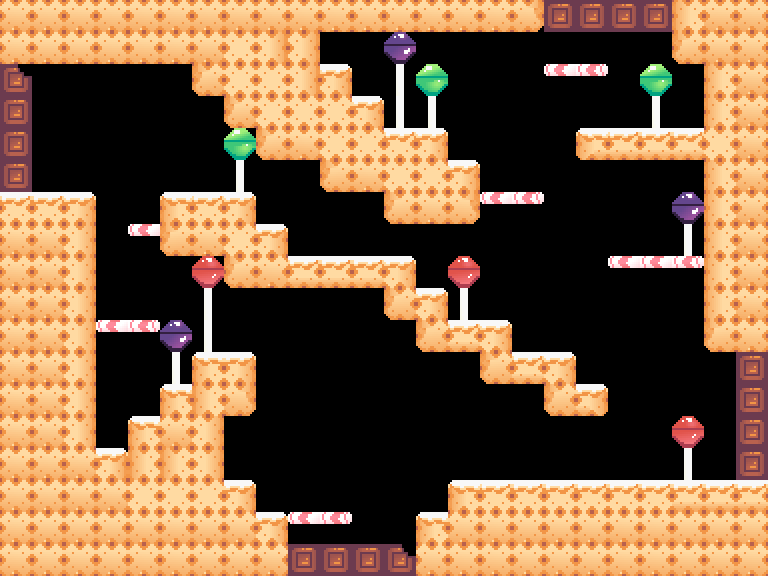

A level layout from a 2D game, rendered from its tile map. Below: a short description, then the map file with tile-grid data replaced by summaries:
An orthogonal 24x18 tile map with 32x32 px tiles, 7 tile layers (decoration, blocks, platforms, upDoor, ...) and 14 objects (8x saw, 2x red, playerSpawnDown, playerSpawnUp, playerSpawnLeft, ...).

<map version="1.5" tiledversion="1.6.0" orientation="orthogonal" renderorder="right-down" width="24" height="18" tilewidth="32" tileheight="32" infinite="0" nextlayerid="11" nextobjectid="30">
 <editorsettings>
  <export target="candyUpRightDownLeft.json" format="json" />
 </editorsettings>
 <tileset firstgid="1" name="candyTileset" tilewidth="32" tileheight="32" tilecount="196" columns="14">
  <image source="candyTileset.png" trans="000000" width="448" height="448" />
  <tile id="0">
   <properties>
    <property name="collides" type="bool" value="true" />
   </properties>
  </tile>
  <tile id="1">
   <properties>
    <property name="collides" type="bool" value="true" />
   </properties>
  </tile>
  <tile id="2">
   <properties>
    <property name="collides" type="bool" value="true" />
   </properties>
  </tile>
  <tile id="3">
   <properties>
    <property name="collides" type="bool" value="true" />
   </properties>
  </tile>
  <tile id="14">
   <properties>
    <property name="collides" type="bool" value="true" />
   </properties>
  </tile>
  <tile id="15">
   <properties>
    <property name="collides" type="bool" value="true" />
   </properties>
  </tile>
  <tile id="16">
   <properties>
    <property name="collides" type="bool" value="true" />
   </properties>
  </tile>
  <tile id="17">
   <properties>
    <property name="collides" type="bool" value="true" />
   </properties>
  </tile>
  <tile id="28">
   <properties>
    <property name="collides" type="bool" value="true" />
   </properties>
  </tile>
  <tile id="29">
   <properties>
    <property name="collides" type="bool" value="true" />
   </properties>
  </tile>
  <tile id="30">
   <properties>
    <property name="collides" type="bool" value="true" />
   </properties>
  </tile>
  <tile id="31">
   <properties>
    <property name="collides" type="bool" value="true" />
   </properties>
  </tile>
  <tile id="42">
   <properties>
    <property name="collides" type="bool" value="true" />
   </properties>
  </tile>
  <tile id="43">
   <properties>
    <property name="collides" type="bool" value="true" />
   </properties>
  </tile>
  <tile id="44">
   <properties>
    <property name="collides" type="bool" value="true" />
   </properties>
  </tile>
  <tile id="45">
   <properties>
    <property name="collides" type="bool" value="true" />
   </properties>
  </tile>
  <tile id="56">
   <properties>
    <property name="collides" type="bool" value="true" />
   </properties>
  </tile>
  <tile id="57">
   <properties>
    <property name="collides" type="bool" value="true" />
   </properties>
  </tile>
  <tile id="58">
   <properties>
    <property name="collides" type="bool" value="true" />
   </properties>
  </tile>
  <tile id="59">
   <properties>
    <property name="collides" type="bool" value="false" />
   </properties>
  </tile>
  <tile id="74">
   <properties>
    <property name="collides" type="bool" value="true" />
   </properties>
  </tile>
  <tile id="75">
   <properties>
    <property name="collides" type="bool" value="true" />
   </properties>
  </tile>
  <tile id="88">
   <properties>
    <property name="collides" type="bool" value="true" />
   </properties>
  </tile>
  <tile id="89">
   <properties>
    <property name="collides" type="bool" value="true" />
   </properties>
  </tile>
 </tileset>
 <layer id="7" name="decoration" width="24" height="18">
  <data>[432 cells, 26 non-empty, 4 distinct tile ids]</data>
 </layer>
 <layer id="1" name="blocks" width="24" height="18">
  <properties>
   <property name="collides" type="bool" value="true" />
  </properties>
  <data>[432 cells, 199 non-empty, 12 distinct tile ids]</data>
 </layer>
 <layer id="2" name="platforms" width="24" height="18">
  <properties>
   <property name="collides" type="bool" value="true" />
  </properties>
  <data>[432 cells, 12 non-empty, 3 distinct tile ids]</data>
 </layer>
 <layer id="3" name="upDoor" width="24" height="18">
  <properties>
   <property name="collides" type="bool" value="true" />
  </properties>
  <data>[432 cells, 4 non-empty, 1 distinct tile ids]</data>
 </layer>
 <layer id="4" name="rightDoor" width="24" height="18">
  <properties>
   <property name="collides" type="bool" value="true" />
  </properties>
  <data>[432 cells, 4 non-empty, 1 distinct tile ids]</data>
 </layer>
 <layer id="5" name="downDoor" width="24" height="18">
  <properties>
   <property name="collides" type="bool" value="true" />
  </properties>
  <data>[432 cells, 4 non-empty, 2 distinct tile ids]</data>
 </layer>
 <layer id="6" name="leftDoor" width="24" height="18">
  <properties>
   <property name="collides" type="bool" value="true" />
  </properties>
  <data>[432 cells, 4 non-empty, 2 distinct tile ids]</data>
 </layer>
 <objectgroup id="8" name="playerSpawns">
  <object id="4" name="playerSpawnDown" x="320" y="544">
   <point />
  </object>
  <object id="5" name="playerSpawnUp" x="576" y="0">
   <point />
  </object>
  <object id="7" name="playerSpawnLeft" x="0" y="160">
   <point />
  </object>
  <object id="8" name="playerSpawnRight" x="736" y="448">
   <point />
  </object>
 </objectgroup>
 <objectgroup id="10" name="enemySpawns">
  <object id="1" name="saw" x="112" y="80">
   <polyline points="0,0 0,352 0,0" />
  </object>
  <object id="9" name="saw" x="208" y="304">
   <polyline points="0,0 288,160 480,160" />
  </object>
  <object id="11" name="saw" x="432" y="240">
   <polyline points="0,0 128,96 224,96 224,-40 96,-40 -32,-160" />
  </object>
  <object id="12" name="saw" x="144" y="400">
   <polyline points="0,0 0,-320 0,0" />
  </object>
  <object id="14" name="saw" x="304" y="296">
   <polyline points="0,0 0,192" />
  </object>
  <object id="15" name="saw" x="400" y="496">
   <polyline points="0,0 0,-160" />
  </object>
  <object id="17" name="saw" x="176" y="144">
   <polyline points="0,0 32,0 160,96" />
  </object>
  <object id="27" name="saw" x="462" y="92.6667" width="105.333" height="91.3333">
   <ellipse />
  </object>
  <object id="28" name="red" x="512" y="448">
   <polyline points="0,0 160,0" />
  </object>
  <object id="29" name="red" x="576" y="96">
   <polyline points="0,0 96,0" />
  </object>
 </objectgroup>
</map>